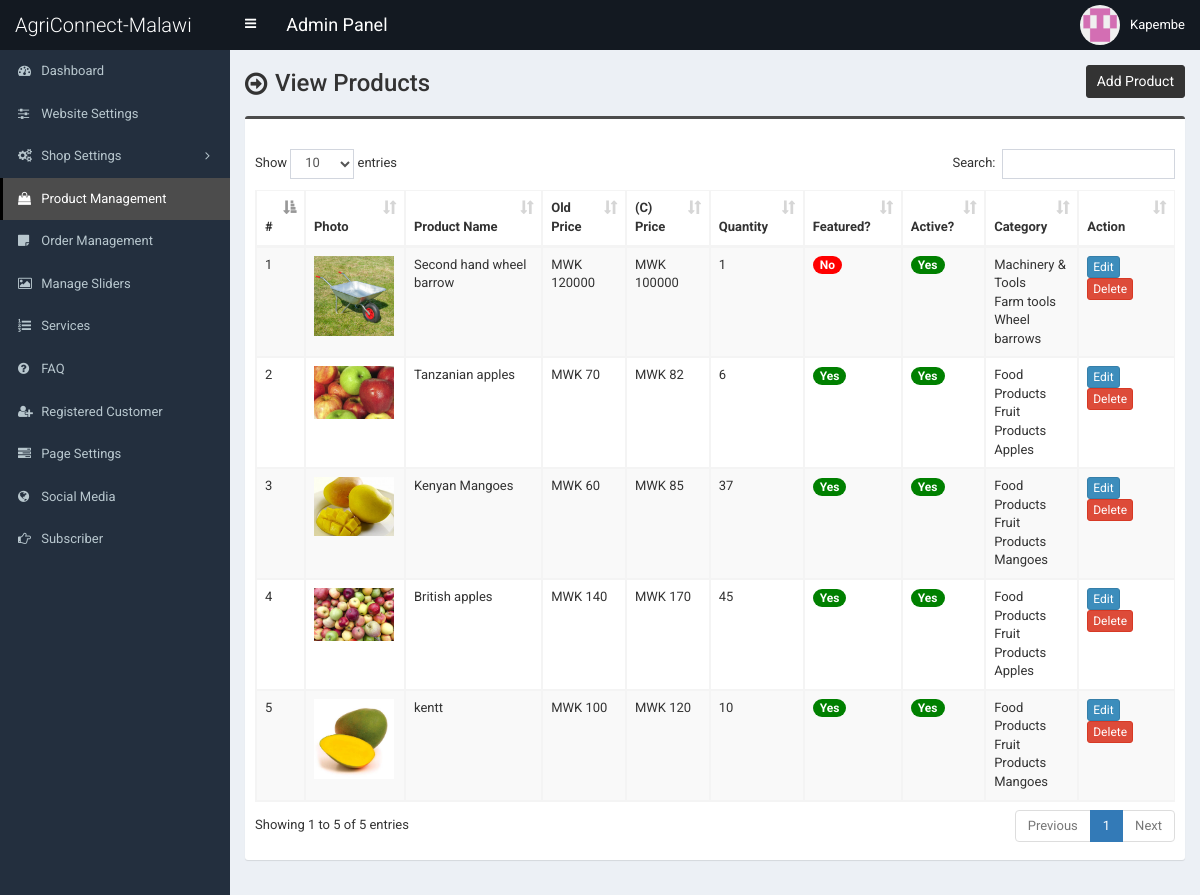
Before: /admin/product.php (signed in) with the older database file.
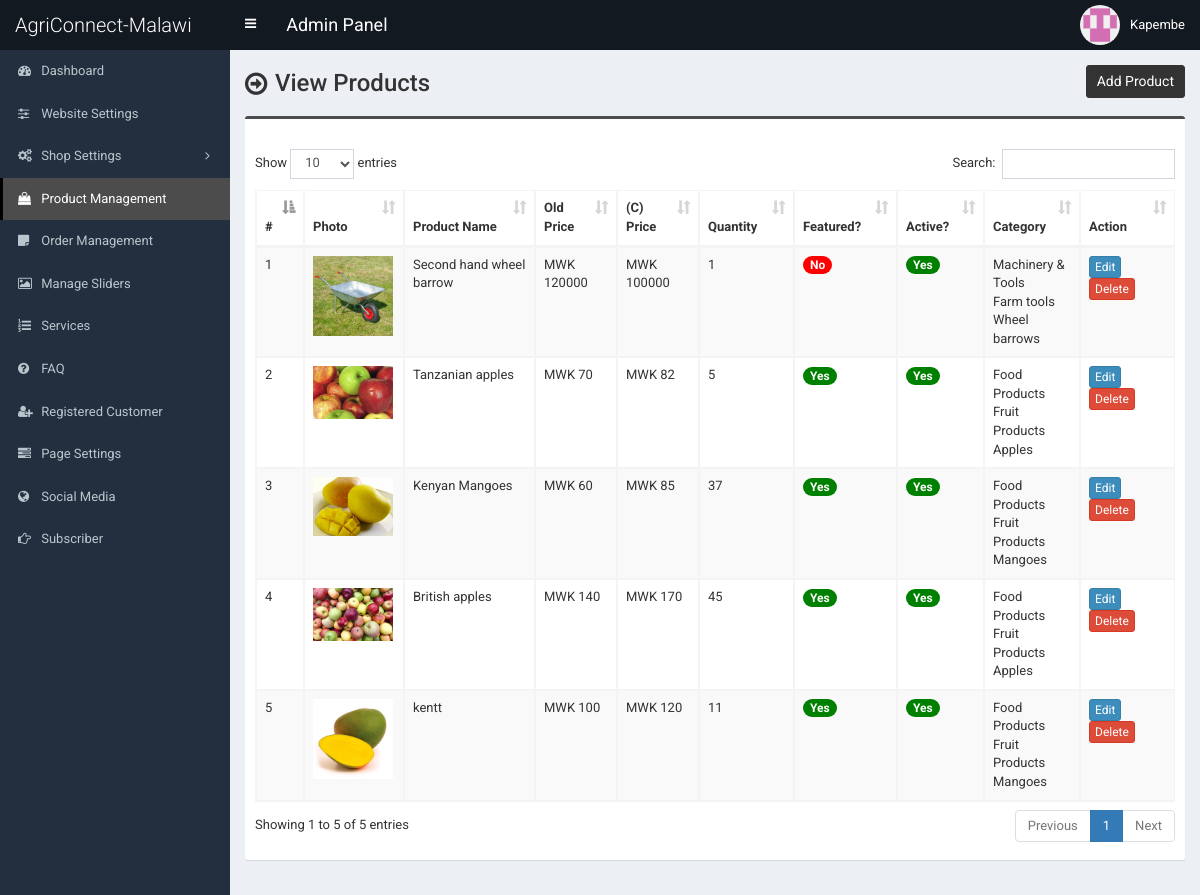
After: the same page with the newer database file.
### tables this page shows
CREATE TABLE `tbl_product` (
  `p_id` int(11) NOT NULL,
  `p_name` varchar(255) NOT NULL,
  `uploader` varchar(100) NOT NULL DEFAULT 'none',
  `p_old_price` varchar(10) NOT NULL,
  `p_current_price` varchar(10) NOT NULL,
  `p_qty` int(11) NOT NULL,
  `p_featured_photo` varchar(255) NOT NULL,
  `p_description` text NOT NULL,
  `p_short_description` text NOT NULL,
  `p_feature` text NOT NULL,
  `p_condition` text NOT NULL,
  `p_return_policy` text NOT NULL,
  `p_total_view` int(11) NOT NULL,
  `p_is_featured` int(11) NOT NULL,
  `p_is_active` int(11) NOT NULL,
  `ecat_id` int(11) NOT NULL
);

CREATE TABLE `tbl_top_category` (
  `tcat_id` int(11) NOT NULL,
  `tcat_name` varchar(255) NOT NULL,
  `show_on_menu` int(11) NOT NULL
);

CREATE TABLE `tbl_mid_category` (
  `mcat_id` int(11) NOT NULL,
  `mcat_name` varchar(255) NOT NULL,
  `tcat_id` int(11) NOT NULL
);

CREATE TABLE `tbl_end_category` (
  `ecat_id` int(11) NOT NULL,
  `ecat_name` varchar(255) NOT NULL,
  `mcat_id` int(11) NOT NULL
);

### admin/product.php (the view, shortened to what this page needs)
<?php require_once('header.php'); ?>
<section class="content-header">
	<div class="content-header-left">
		<h1>View Products</h1>
	</div>
	<div class="content-header-right">
		<a href="product-add.php" class="btn btn-primary btn-sm">Add Product</a>
	</div>
</section>
<section class="content">
	<div class="row">
		<div class="col-md-12">
			<div class="box box-info">
				<div class="box-body table-responsive">
					<table id="example1" class="table table-bordered table-hover table-striped">
					<thead class="thead-dark">
							<tr>
								<th width="10">#</th>
								<th>Photo</th>
								<th width="160">Product Name</th>
								<th width="60">Old Price</th>
								<th width="60">(C) Price</th>
								<th width="60">Quantity</th>
								<th>Featured?</th>
								<th>Active?</th>
								<th>Category</th>
								<th width="80">Action</th>
							</tr>
						</thead>
						<tbody>
							<?php
							$i=0;
							$statement = $pdo->prepare("SELECT
														t1.p_id,
														t1.p_name,
														t1.p_old_price,
														t1.p_current_price,
														t1.p_qty,
														t1.p_featured_photo,
														t1.p_is_featured,
														t1.p_is_active,
														t1.ecat_id,
														t2.ecat_id,
														t2.ecat_name,
														t3.mcat_id,
														t3.mcat_name,
														t4.tcat_id,
														t4.tcat_name
							                           	FROM tbl_product t1
							                           	JOIN tbl_end_category t2
							                           	ON t1.ecat_id = t2.ecat_id
							                           	JOIN tbl_mid_category t3
							                           	ON t2.mcat_id = t3.mcat_id
							                           	JOIN tbl_top_category t4
							                           	ON t3.tcat_id = t4.tcat_id
							                           	ORDER BY t1.p_id DESC
							                           	");
							$statement->execute();
							$result = $statement->fetchAll(PDO::FETCH_ASSOC);
							foreach ($result as $row) {
								$i++;
								?>
								<tr>
									<td><?php echo $i; ?></td>
									<td style="width:82px;"><img src="../assets/uploads/<?php echo $row['p_featured_photo']; ?>" alt="<?php echo $row['p_name']; ?>" style="width:80px;"></td>
									<td><?php echo $row['p_name']; ?></td>
									<td>MWK <?php echo $row['p_old_price']; ?></td>
									<td>MWK <?php echo $row['p_current_price']; ?></td>
									<td><?php echo $row['p_qty']; ?></td>
									<td>
										<?php if($row['p_is_featured'] == 1) {echo '<span class="badge badge-success" style="background-color:green;">Yes</span>';} else {echo '<span class="badge badge-success" style="background-color:red;">No</span>';} ?>
									</td>
									<td>
										<?php if($row['p_is_active'] == 1) {echo '<span class="badge badge-success" style="background-color:green;">Yes</span>';} else {echo '<span class="badge badge-danger" style="background-color:red;">No</span>';} ?>
									</td>
									<td><?php echo $row['tcat_name']; ?><br><?php echo $row['mcat_name']; ?><br><?php echo $row['ecat_name']; ?></td>
									<td>
										<a href="product-edit.php?id=<?php echo $row['p_id']; ?>" class="btn btn-primary btn-xs">Edit</a>
										<a href="#" class="btn btn-danger btn-xs" data-href="product-delete.php?id=<?php echo $row['p_id']; ?>" data-toggle="modal" data-target="#confirm-delete">Delete</a>
									</td>
								</tr>
								<?php
							}
							?>
						</tbody>
					</table>
				</div>
			</div>
		</div>
	</div>
</section>
<?php require_once('footer.php'); ?>

### admin/header.php (shortened to what this page needs)
<!DOCTYPE html>
<html>
<head>
	<link rel="stylesheet" href="css/bootstrap.min.css">
	<link rel="stylesheet" href="css/font-awesome.min.css">
	<link rel="stylesheet" href="css/ionicons.min.css">
	<link rel="stylesheet" href="css/datepicker3.css">
	<link rel="stylesheet" href="css/all.css">
	<link rel="stylesheet" href="css/select2.min.css">
	<link rel="stylesheet" href="css/dataTables.bootstrap.css">
	<link rel="stylesheet" href="css/jquery.fancybox.css">
	<link rel="stylesheet" href="css/AdminLTE.min.css">
	<link rel="stylesheet" href="css/_all-skins.min.css">
	<link rel="stylesheet" href="css/on-off-switch.css"/>
	<link rel="stylesheet" href="css/summernote.css">
	<link rel="stylesheet" href="style.css">
</head>
<body class="hold-transition fixed skin-blue sidebar-mini">
	<div class="wrapper">
		<header class="main-header">
			<a href="index.php" class="logo">
				<span class="logo-lg">AgriConnect-Malawi</span>
			</a>
			<nav class="navbar navbar-static-top">
				<a href="#" class="sidebar-toggle" data-toggle="offcanvas" role="button">
				</a>
				<span style="float:left;line-height:50px;color:#fff;padding-left:15px;font-size:18px;">Admin Panel</span>
				<div class="navbar-custom-menu">
					<ul class="nav navbar-nav">
						<li class="dropdown user user-menu">
							<a href="#" class="dropdown-toggle" data-toggle="dropdown">
								<img src="../assets/uploads/<?php echo $_SESSION['user']['photo']; ?>" class="user-image" alt="User Image">
								<span class="hidden-xs"><?php echo $_SESSION['user']['full_name']; ?></span>
							</a>
						</li>
					</ul>
				</div>
			</nav>
		</header>
  		<?php $cur_page = substr($_SERVER["SCRIPT_NAME"],strrpos($_SERVER["SCRIPT_NAME"],"/")+1); ?>
  		<aside class="main-sidebar">
    		<section class="sidebar">
      			<ul class="sidebar-menu">
			        <li class="treeview <?php if($cur_page == 'index.php') {echo 'active';} ?>">
			          <a href="index.php">
			            <i class="fa fa-dashboard"></i> <span>Dashboard</span>
			          </a>
			        </li>
			        <li class="treeview <?php if( ($cur_page == 'settings.php') ) {echo 'active';} ?>">
			          <a href="settings.php">
			            <i class="fa fa-sliders"></i> <span>Website Settings</span>
			          </a>
			        </li>
                    <li class="treeview <?php if( ($cur_page == 'size.php') || ($cur_page == 'size-add.php') || ($cur_page == 'size-edit.php') || ($cur_page == 'color.php') || ($cur_page == 'color-add.php') || ($cur_page == 'color-edit.php') || ($cur_page == 'country.php') || ($cur_page == 'country-add.php') || ($cur_page == 'country-edit.php') || ($cur_page == 'shipping-cost.php') || ($cur_page == 'shipping-cost-edit.php') || ($cur_page == 'top-category.php') || ($cur_page == 'top-category-add.php') || ($cur_page == 'top-category-edit.php') || ($cur_page == 'mid-category.php') || ($cur_page == 'mid-category-add.php') || ($cur_page == 'mid-category-edit.php') || ($cur_page == 'end-category.php') || ($cur_page == 'end-category-add.php') || ($cur_page == 'end-category-edit.php') ) {echo 'active';} ?>">
                        <a href="#">
                            <i class="fa fa-cogs"></i>
                            <span>Shop Settings</span>
                            <span class="pull-right-container">
								<i class="fa fa-angle-left pull-right"></i>
							</span>
                        </a>
                    </li>
                    <li class="treeview <?php if( ($cur_page == 'product.php') || ($cur_page == 'product-add.php') || ($cur_page == 'product-edit.php') ) {echo 'active';} ?>">
                        <a href="product.php">
                            <i class="fa fa-shopping-bag"></i> <span>Product Management</span>
                        </a>
                    </li>
                    <li class="treeview <?php if( ($cur_page == 'order.php') ) {echo 'active';} ?>">
                        <a href="order.php">
                            <i class="fa fa-sticky-note"></i> <span>Order Management</span>
                        </a>
                    </li>
                     <li class="treeview <?php if( ($cur_page == 'slider.php') ) {echo 'active';} ?>">
			          <a href="slider.php">
			            <i class="fa fa-picture-o"></i> <span>Manage Sliders</span>
			          </a>
			        </li>
			        <li class="treeview <?php if( ($cur_page == 'service.php') ) {echo 'active';} ?>">
			          <a href="service.php">
			            <i class="fa fa-list-ol"></i> <span>Services</span>
			          </a>
			        </li>
			      			        <li class="treeview <?php if( ($cur_page == 'faq.php') ) {echo 'active';} ?>">
			          <a href="faq.php">
			            <i class="fa fa-question-circle"></i> <span>FAQ</span>
			          </a>
			        </li>
						<li class="treeview <?php if( ($cur_page == 'customer.php') || ($cur_page == 'customer-add.php') || ($cur_page == 'customer-edit.php') ) {echo 'active';} ?>">
			          <a href="customer.php">
			            <i class="fa fa-user-plus"></i> <span>Registered Customer</span>
			          </a>
			        </li>
			        <li class="treeview <?php if( ($cur_page == 'page.php') ) {echo 'active';} ?>">
			          <a href="page.php">
			            <i class="fa fa-tasks"></i> <span>Page Settings</span>
			          </a>
			        </li>
			        <li class="treeview <?php if( ($cur_page == 'social-media.php') ) {echo 'active';} ?>">
			          <a href="social-media.php">
			            <i class="fa fa-globe"></i> <span>Social Media</span>
			          </a>
			        </li>
			        <li class="treeview <?php if( ($cur_page == 'subscriber.php')||($cur_page == 'subscriber.php') ) {echo 'active';} ?>">
			          <a href="subscriber.php">
			            <i class="fa fa-hand-o-right"></i> <span>Subscriber</span>
			          </a>
			        </li>
      			</ul>
    		</section>
  		</aside>
  		<div class="content-wrapper">

### admin/footer.php (shortened to what this page needs)
		</div>
	</div>
</body>
</html>

### admin/style.css (style rules this page uses)
body { font-size: 13px; font-family: "Roboto", sans-serif; }
.navbar-nav > .user-menu .user-image { width: 40px; height: 40px; margin-top: -10px; }
.content-header > h1, .content-header .content-header-left h1 { font-family: "Roboto", sans-serif; }
.main-header .logo { text-align: left; }
.main-header .logo .logo-lg { font-family: "Roboto", sans-serif; }
.box-info { padding-top: 20px; }
.sidebar-menu li > a > .pull-right-container > .fa-angle-left:before { content: "\f105"; }
.content-header { overflow: hidden; }
.content-header .content-header-left { float: left; padding-top: 5px; }
.content-header .content-header-right { float: right; }
.content-header .content-header-left h1 { margin-top: 0; margin-bottom: 0; padding-left: 30px; padding-bottom: 5px; font-size: 24px; position: relative; }
.content-header .content-header-left h1:before { position: absolute; top: 0; left: 0; font-family: "FontAwesome", sans-serif; font-size: 26px; content: "\f18e"; }
.content-header .content-header-right a { position: relative; font-size: 14px; }
.skin-blue .sidebar-menu > li:hover > a, .skin-blue .sidebar-menu > li.active > a { color: #fff; background: #3c8dbc; border-left-color: #3c8dbc; }
.skin-blue .main-header .logo, .skin-blue .main-header .logo:hover, .skin-blue .main-header .navbar, .skin-blue .main-header .navbar .sidebar-toggle:hover { background-color: #131921; }
.skin-blue .sidebar-menu > li:hover > a, .skin-blue .sidebar-menu > li.active > a { background-color: #4c4c4c; border-left-color: #000000; }
.box.box-info { border-top-color: #4c4c4c; }
.content-header .content-header-right a { background-color: #333333; border-color: #333333; }

Changed rows visible on the page:
changed tbl_product "Tanzanian apples": p_qty "6" → "5"
changed tbl_product "kentt": p_qty "10" → "11"
